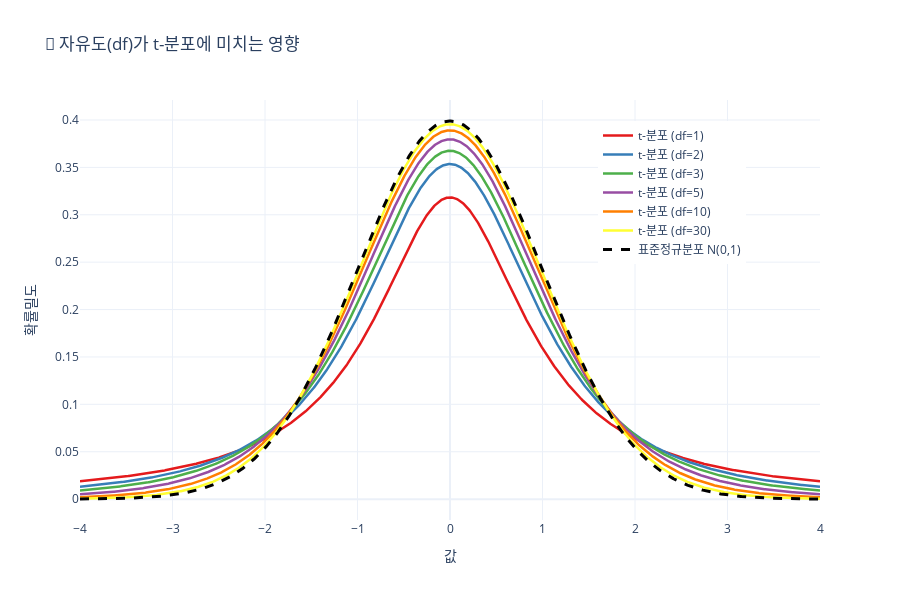

Source (notebook cell):
### Markdown cell above
## 📊 3. 자유도의 비밀: df = n - 1

### 🤔 진짜 문제: 작은 표본의 불확실성

t-분포의 가장 중요한 특징은 **자유도(degrees of freedom, df)**입니다. 하지만 수학적 정의보다 **실제 의미**가 더 중요합니다!

#### 🎯 핵심 아이디어: 표본표준편차의 신뢰성

**상황 비교:**
- **큰 표본 (n=100)**: 표본표준편차 s가 σ에 매우 가까움 ✅
- **작은 표본 (n=3)**: 표본표준편차 s가 σ와 많이 다를 수 있음 ⚠️

### 🧪 구체적 예시로 이해하기

**시나리오**: 진짜 σ = 10인 모집단에서 표본을 뽑는다고 가정

#### 📊 큰 표본 (n=100)의 경우:
```
표본 1: s = 9.8
표본 2: s = 10.1  
표본 3: s = 9.9
표본 4: s = 10.2
→ s가 σ=10 주변에서 안정적!
```

#### 📊 작은 표본 (n=3)의 경우:
```
표본 1: s = 7.2   ← 많이 작음!
표본 2: s = 13.8  ← 많이 큼!
표본 3: s = 9.1
표본 4: s = 11.5
→ s가 σ=10과 많이 다름!
```

### 💡 자유도의 실제 의미

**자유도 = 표본표준편차의 신뢰성을 나타내는 지표**

- **df = n-1이 작을수록**: s가 σ와 많이 다를 가능성 ↑
- **df = n-1이 클수록**: s가 σ에 가까울 가능성 ↑

### 🔗 왜 n-1인가? (수학적 이유)

표본 크기가 n=3인 경우:
- 데이터: [x₁, x₂, x₃]
- 표본평균: $\bar{x} = \frac{x_1 + x_2 + x_3}{3}$

**제약 조건**: 편차들의 합은 항상 0
$$(x_1 - \bar{x}) + (x_2 - \bar{x}) + (x_3 - \bar{x}) = 0$$

**실제 의미:**
- 첫 번째와 두 번째 편차를 알면, 세 번째는 **자동으로 결정**
- **독립적인 정보**는 2개뿐 (= n-1)
- 따라서 **자유도 = 2**

### 🎯 자유도가 t-분포에 미치는 영향

#### 1. **작은 자유도 (df=2, 표본크기=3)**:
- s가 σ와 많이 다를 수 있음
- t-통계량이 **매우 불안정**
- 분포가 **넓고 꼬리가 두꺼움** (불확실성 반영)

#### 2. **큰 자유도 (df=99, 표본크기=100)**:
- s가 σ에 거의 근사
- t-통계량이 **안정적**
- 분포가 **정규분포에 가까워짐**

### 🔥 왜 이게 중요한가?

**실용적 의미:**
- **작은 표본**: 더 보수적으로 판단해야 함 (넓은 신뢰구간)
- **큰 표본**: 더 정확한 판단 가능 (좁은 신뢰구간)

**예시:**
- df=2일 때 95% 임계값: ±4.303 (매우 보수적!)
- df=∞일 때 95% 임계값: ±1.96 (정규분포)

### 📈 자유도의 실제 효과

- **df ↓ (작은 표본)**: 
  - 불확실성 ↑
  - 분포 넓어짐 ↑ 
  - 임계값 커짐 ↑
  - 보수적 판단 ↑

- **df ↑ (큰 표본)**:
  - 불확실성 ↓
  - 분포 좁아짐 ↓
  - 임계값 작아짐 ↓  
  - 정확한 판단 ↑

### 🎉 핵심 통찰

> **자유도 = 우리가 얼마나 확신할 수 있는가의 지표**

작은 표본에서는 겸손해야 하고, 큰 표본에서는 더 자신감을 가질 수 있다는 **통계학의 지혜**입니다!

### Code cell
# 📊 자유도의 영향 시각화
def visualize_degrees_of_freedom(df_list=[1, 2, 3, 5, 10, 30]):
    "자유도가 t-분포에 미치는 영향 시각화"
    
    x = np.linspace(-4, 4, 1000)
    
    fig = go.Figure()
    
    # 각 자유도별 t-분포
    colors = px.colors.qualitative.Set1
    
    for i, df in enumerate(df_list):
        y = stats.t.pdf(x, df)
        fig.add_trace(
            go.Scatter(
                x=x, y=y,
                mode='lines',
                name=f't-분포 (df={df})',
                line=dict(width=2.5, color=colors[i % len(colors)])
            )
        )
    
    # 표준정규분포 추가
    y_normal = stats.norm.pdf(x, 0, 1)
    fig.add_trace(
        go.Scatter(
            x=x, y=y_normal,
            mode='lines',
            name='표준정규분포 N(0,1)',
            line=dict(width=3, color='black', dash='dash')
        )
    )
    
    # 레이아웃
    fig.update_layout(
        title='🔢 자유도(df)가 t-분포에 미치는 영향',
        xaxis_title='값',
        yaxis_title='확률밀도',
        template='plotly_white',
        height=600,
        legend=dict(x=0.7, y=0.95)
    )
    
    return fig

def degrees_of_freedom_comparison(df_values=[1, 3, 10, 30]):
    "자유도별 주요 통계량 비교"
    
    comparison_data = []
    
    for df in df_values:
        # 주요 통계량 계산
        mean = 0  # 항상 0
        
        if df > 2:
            variance = df / (df - 2)
            std = np.sqrt(variance)
        else:
            variance = np.inf
            std = np.inf
        
        # 95% 임계값
        critical_95 = stats.t.ppf(0.975, df)
        
        # 99% 임계값
        critical_99 = stats.t.ppf(0.995, df)
        
        comparison_data.append({
            '자유도 (df)': df,
            '평균': mean,
            '분산': variance,
            '표준편차': std,
            '95% 임계값': critical_95,
            '99% 임계값': critical_99
        })
    
    # 표준정규분포 추가
    comparison_data.append({
        '자유도 (df)': '∞ (정규분포)',
        '평균': 0,
        '분산': 1,
        '표준편차': 1,
        '95% 임계값': 1.96,
        '99% 임계값': 2.576
    })
    
    df_comparison = pd.DataFrame(comparison_data)
    
    return df_comparison

# 자유도 영향 시각화
fig_df = visualize_degrees_of_freedom()
fig_df.show()

# 자유도별 비교표
df_table = degrees_of_freedom_comparison()
print("""
📊 자유도별 t-분포 특성 비교:
""")
print(df_table.round(3))

print("""

💡 핵심 관찰:

🎯 자유도가 증가할수록:
   • 분산이 1에 가까워진다 (표준정규분포와 같아짐)
   • 임계값이 작아진다 (더 정확한 검정 가능)
   • 분포의 꼬리가 얇아진다

🎯 실용적 의미:
   • 작은 표본(df < 10): t-분포를 반드시 사용해야 함
   • 큰 표본(df > 30): 정규분포 근사 가능
   • df = 1~2: 분산이 무한대 (매우 불안정)
""")

### Figure 1 — Plotly figure (JSON) as saved in the notebook; plotly's stock layout.template omitted (floating-point values rounded to 4 significant figures; data arrays with more than 128 entries replaced by an {"elided": "..."} marker saying what was removed)
{"data": [{"line": {"color": "rgb(228,26,28)", "width": 2.5}, "mode": "lines", "name": "t-분포 (df=1)", "type": "scatter", "x": {"elided": "1000 float values"}, "y": {"elided": "1000 float values"}}, {"line": {"color": "rgb(55,126,184)", "width": 2.5}, "mode": "lines", "name": "t-분포 (df=2)", "type": "scatter", "x": {"elided": "1000 float values"}, "y": {"elided": "1000 float values"}}, {"line": {"color": "rgb(77,175,74)", "width": 2.5}, "mode": "lines", "name": "t-분포 (df=3)", "type": "scatter", "x": {"elided": "1000 float values"}, "y": {"elided": "1000 float values"}}, {"line": {"color": "rgb(152,78,163)", "width": 2.5}, "mode": "lines", "name": "t-분포 (df=5)", "type": "scatter", "x": {"elided": "1000 float values"}, "y": {"elided": "1000 float values"}}, {"line": {"color": "rgb(255,127,0)", "width": 2.5}, "mode": "lines", "name": "t-분포 (df=10)", "type": "scatter", "x": {"elided": "1000 float values"}, "y": {"elided": "1000 float values"}}, {"line": {"color": "rgb(255,255,51)", "width": 2.5}, "mode": "lines", "name": "t-분포 (df=30)", "type": "scatter", "x": {"elided": "1000 float values"}, "y": {"elided": "1000 float values"}}, {"line": {"color": "black", "dash": "dash", "width": 3}, "mode": "lines", "name": "표준정규분포 N(0,1)", "type": "scatter", "x": {"elided": "1000 float values"}, "y": {"elided": "1000 float values"}}], "layout": {"height": 600, "legend": {"x": 0.7, "y": 0.95}, "title": {"text": "🔢 자유도(df)가 t-분포에 미치는 영향"}, "xaxis": {"title": {"text": "값"}}, "yaxis": {"title": {"text": "확률밀도"}}}}
